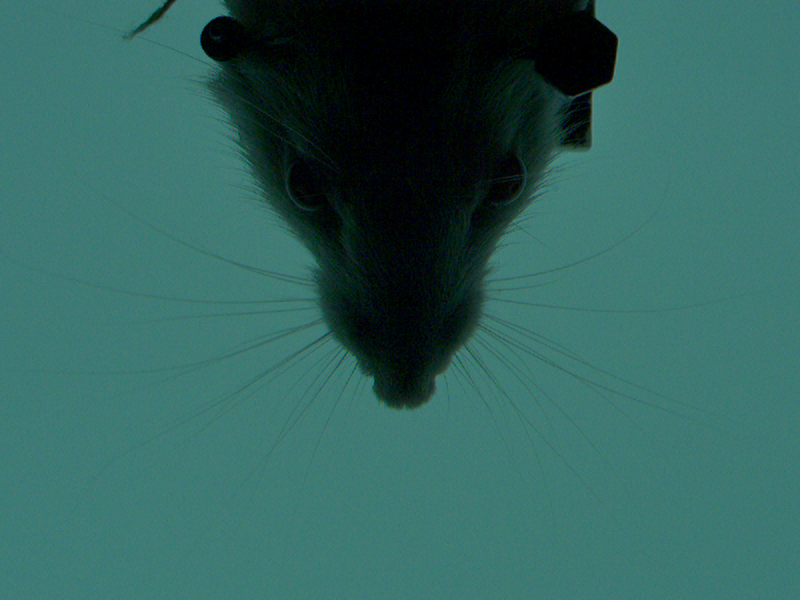
#> input picture example.tiff, 800 x 600 px
$ python -i center_detection.py   (imports and definitions only)   (older library calls are emulated)
#> lines starting #> are read from the running program, lines starting #| are printed output that depends on the picture; after the words box and inside, x2 and y2 are one past the last pixel; in counts of white or black regions, pixels touching at a corner belong together
#> further down, picture is the input picture: shape (600, 800, 3); mean B, G, R 93.8, 99.2, 49.6
# -*- coding: utf-8 -*-
"""
Created on Tue May  8 14:48:49 2018

@author: guarind
"""

import cv2
import numpy as np


def find_center_whiskerpad(image):

    if len(image.shape) == 3: #if image is color, then convert it to gray scale
        image = cv2.cvtColor(image, cv2.COLOR_BGR2GRAY)
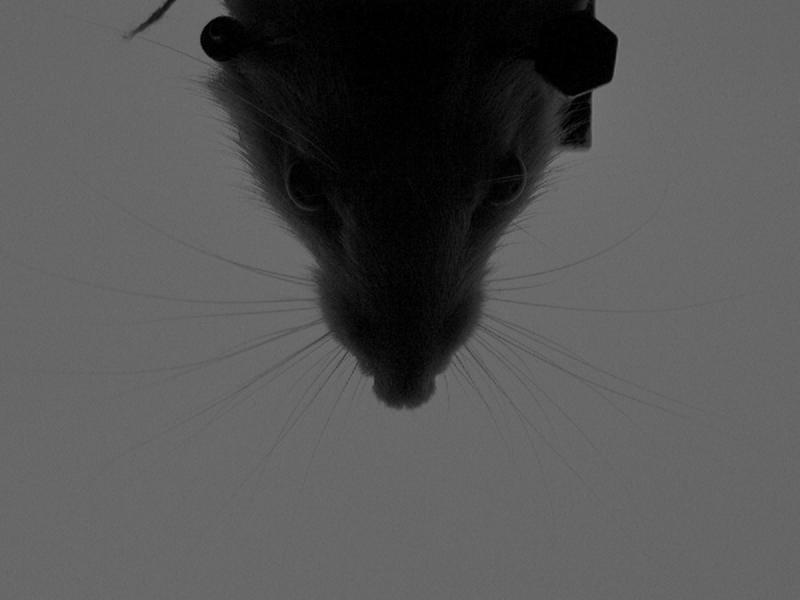
#> image: shape (600, 800); min 0, max 119, mean 83.8


    #define kernels (only once). This works fine with current images (720x500), might need to be changed if image size changes
    Kernel_dilat1 = np.ones((11,11), np.uint8)
    kernel_erode1 = np.ones((5,5), np.uint8)
    kernel_dilat2 = np.ones((21,21), np.uint8)

    #dilate original image to remove small objects
    face = cv2.dilate(image,Kernel_dilat1,iterations=1)
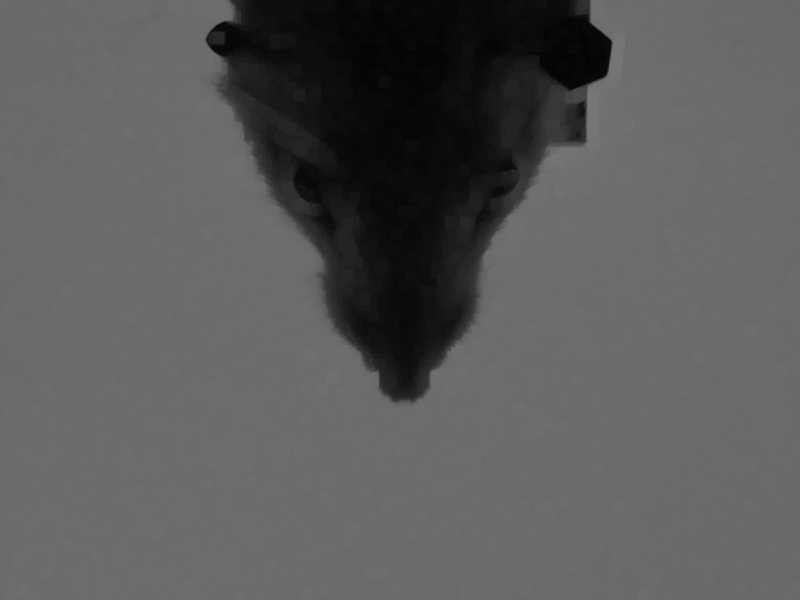
#> face: shape (600, 800); min 2, max 119, mean 89.7


    #apply threshold so that only the face is selected. I used the mean brightness value
    th,_,_,_ = cv2.mean(face)
#> th = 89.68
    face[face>np.ceil(th)] = 255
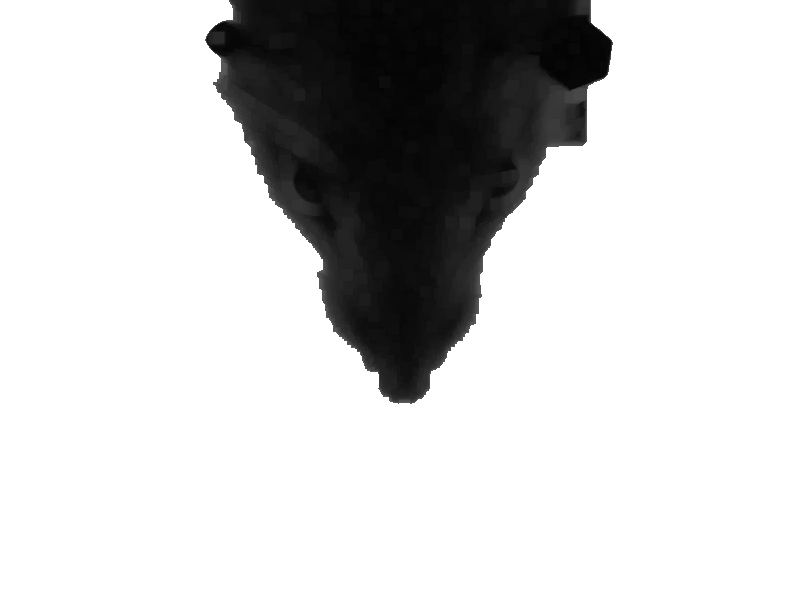
#> face: shape (600, 800); min 2, max 255, mean 207.5
    face[face<255] = 0
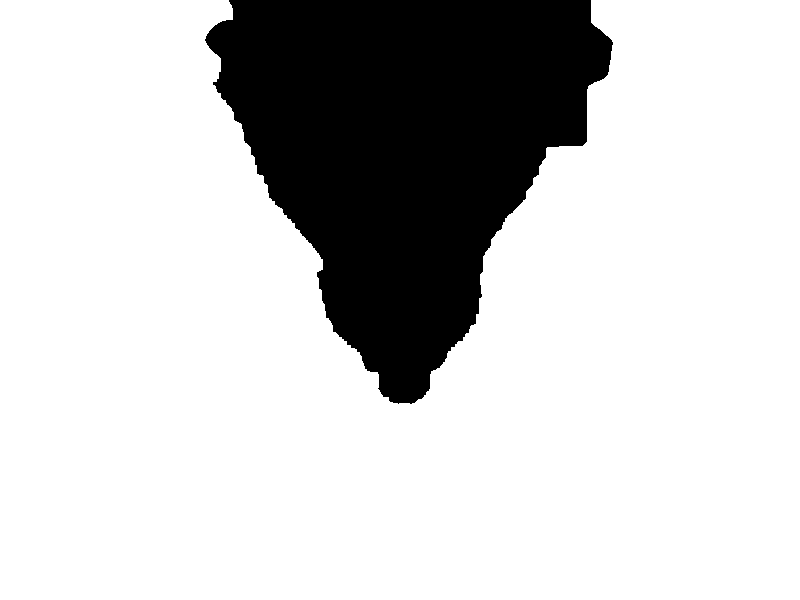
#> face: shape (600, 800); 79.7% white; 1 black region, box (x1, y1, x2, y2) and area: (205, 0, 613, 404) 97612

    #apply canny filter to detect edges
    edges = cv2.Canny(face,50,100)
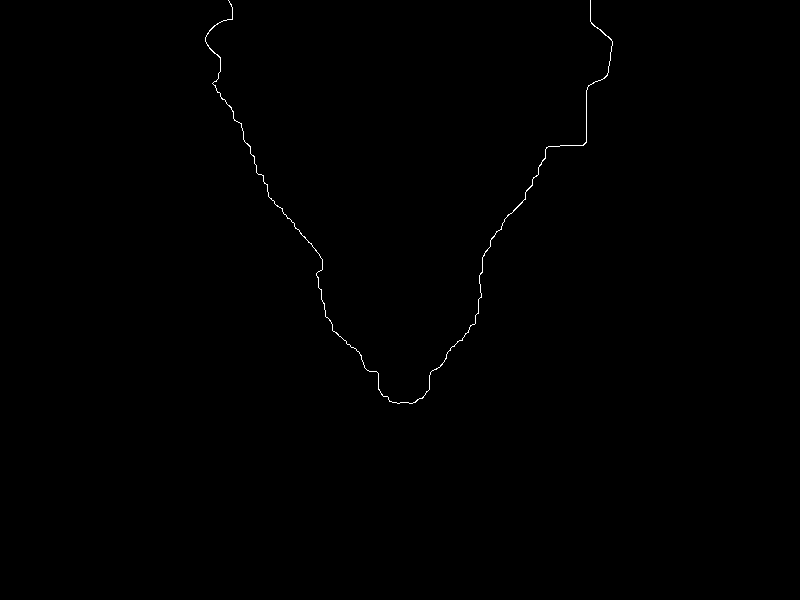
#> edges: shape (600, 800); 0.22% white in thin lines or dots, all inside (x1, y1, x2, y2) = (205, 0, 613, 404)
    #this image should contain the face contour only. Plot it to verify results
    #cv2.namedWindow('facial_contour',cv2.WINDOW_NORMAL)
    #cv2.imshow("facial_contour", edges)

    #remove everything from the original image except the rat face
    face = cv2.bitwise_not(face)
    face[face==255] = 1

    only_face = np.multiply(image, face)
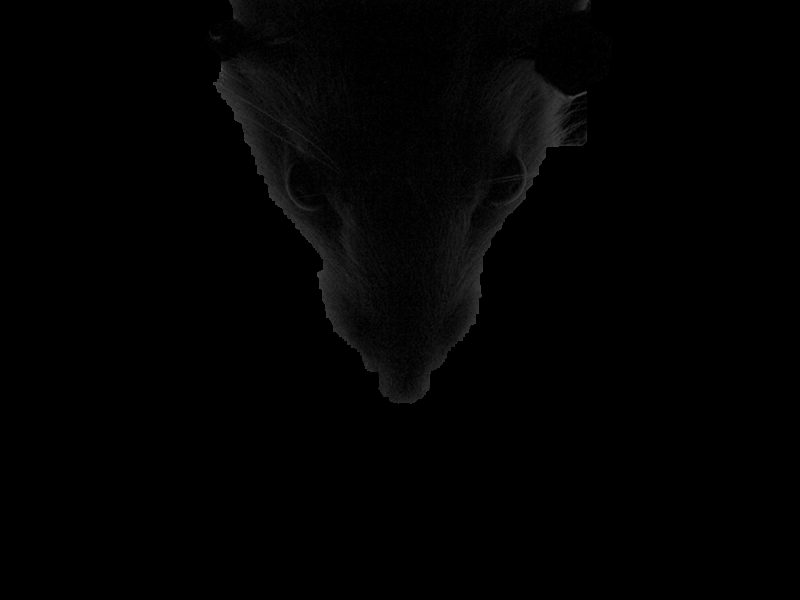
#> only_face: shape (600, 800); min 0, max 83, mean 2.2

    #find how many pixels are inside the rat face and their position pixels in the face
    position = np.where(face == 1)
#> position = 97612 positions, rows 0 to 403, columns 205 to 612
    #find the average pixel intensity inside the face. Eyes will be of lower intensity that rest of the face
    th_face = np.sum(only_face[position[0],position[1]])/len(position[0])
#> th_face = 10.71

    #apply threshold to the image to remove everything that is lighther than half of the average face pixel intensity. This works well with our images
    #and should still work in better lighting conditions. It might not work is image is too dark
    only_eyes = only_face.copy()
    only_eyes[only_eyes>th_face//2] = 0
    only_eyes[only_eyes!= 0] = 255
#> only_eyes: shape (600, 800); 7.9% white; 532 white regions (501 under 20 px), largest, box (x1, y1, x2, y2) and area: (205, 0, 613, 351) 34209, (307, 193, 343, 229) 306, (490, 154, 520, 179) 274

    #apply erosion and dilatation to remove small objects (noise) and combine large pieces together (eyes might be divided by fur, we don't want that)
    #the used kernels work fine for the images under analysis, they might need to be changed for different image size
    only_eyes =  cv2.erode(only_eyes,kernel_erode1,iterations=1)
#> only_eyes: shape (600, 800); 0.07% white in thin lines or dots, all inside (x1, y1, x2, y2) = (241, 0, 583, 304)
    only_eyes =  cv2.dilate(only_eyes,kernel_dilat2,iterations=1)
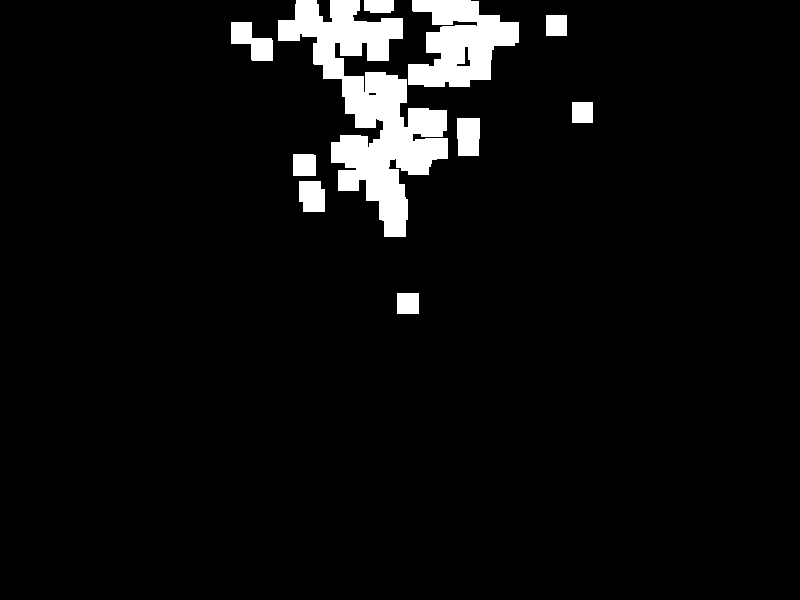
#> only_eyes: shape (600, 800); 5.5% white; 10 white regions
    #this image should contain the eyes and other big dark areas in the face. Plot it to verify results
#    cv2.namedWindow('Eyes_contour',cv2.WINDOW_NORMAL)
#    cv2.imshow('Eyes_contour', only_eyes)


    #use cv2 to detect the different contours in the binary image, some of these contours should be the eyes (if they are open)
    contours,hierarchy = cv2.findContours(only_eyes, cv2.RETR_TREE,cv2.CHAIN_APPROX_NONE)
#> contours = 12 contours; largest, box (x1, y1, x2, y2) and area: (278, 0, 448, 237) 14864, (408, 0, 519, 87) 5906, (231, 22, 273, 61) 881, (457, 118, 480, 156) 781, (299, 181, 325, 212) 679

    #now apply a set of steps to discard the different contours in the image that are not eyes
    Eyes_Found  = False #this variable will inform if eyes cannot be found
    selected_contours = []
    for cnt in contours:
        contact_border = np.where(cnt==0)[0] #is the countour touching the border? If yes then is not an eye
        if contact_border.size == 0 :
            x,y,w,h = cv2.boundingRect(cnt)
            aspect_ratio = float(w)/h


            if aspect_ratio < 0.95: #verify if the bounding box is not squared, if is square then is not an eye
                selected_contours.append(cnt)
#> this loop made 12 passes
#> (x, y, w, h, aspect_ratio) on passes 1, 2, 3, 4, 5, 6, 7, 9, 12: (397, 293, 22, 21, 1.05), (299, 181, 26, 31, 0.839), (293, 154, 23, 22, 1.05), (457, 118, 23, 38, 0.605), (572, 102, 21, 21, 1), (231, 22, 42, 39, 1.08), (546, 15, 21, 21, 1), (456, 46, 15, 21, 0.714), (368, 92, 9, 4, 2.25)
#> after the loop, selected_contours = 3 contours; box (x1, y1, x2, y2) and area: (457, 118, 480, 156) 781, (299, 181, 325, 212) 679, (456, 46, 471, 67) 115

    #the remainder contours are not squares and don't touch the borders. Apply a similarity index between
    Eyes = []
    if len(selected_contours) == 1: #problem finding the eyes, return error
        return (0,0),(0,0),(0,0),Eyes_Found

    if len(selected_contours) == 2: #if there are only two contours then they are probably the eyes.... let's roll with it
        Eyes = selected_contours
        Eyes_Found = True

    if len(selected_contours) > 2: #if there are more than two contours then we have to find what countours are eyes (if any)

        #compute a similarity matrix between contours, this computes the Hu moments of each contour and generates a similarity index between contours
        #Hu moments are invariant for rotation and translation so they should be able to detect two ellipses with different rotations
        #0 means equal contours, 1 means complete un-equal contours
        Contours_Comp = np.zeros((len(selected_contours),len(selected_contours)), dtype = np.double)
#> Contours_Comp = [[0, 0, 0], [0, 0, 0], [0, 0, 0]]
        for k,cnt1 in enumerate(selected_contours):
            for j,cnt2 in enumerate(selected_contours):
                ret = cv2.matchShapes(cnt1,cnt2,3,0.0)
                Contours_Comp[j,k] = ret
#> this loop made 3 passes
#> after the loop, Contours_Comp = [[0, 0.286, 1.18], [0.223, 0, 1.91], [0.541, 0.657, 0]]

        #go row by row looking for contours that are similar, I define two similar contours if their similarity is less than 0.1
        for k in range(0,len(Contours_Comp)):
            values = Contours_Comp[k]
            match = min(np.delete(values,k))
            if match < 0.1: #if two similar contours are found then stop, these are probably the eyes
                j = np.where(values == match)[0][0]
                Eyes_Found = True
                break
#> this loop made 3 passes
#> (values, match) on passes 1 to 3: ([0, 0.286, 1.18], 0.286), ([0.223, 0, 1.91], 0.223), ([0.541, 0.657, 0], 0.541)


        if Eyes_Found is True:
            Eyes.append(selected_contours[k])
            Eyes.append(selected_contours[j])


    if Eyes_Found is True: # Eyes found, continue...
        #find the center of mass of each contour that represents the eye
        info_eyes =[]
        for eye in Eyes:
            M = cv2.moments(eye)
            cx = int(M['m10']/M['m00'])
            cy = int(M['m01']/M['m00'])
            info_eyes.append((cx,cy))


        if info_eyes[0][0] < info_eyes[1][0]:
            right_eye = info_eyes[0]
            left_eye = info_eyes[1]
        else:
            right_eye = info_eyes[1]
            left_eye = info_eyes[0]

        #find the mid-point between eyes
        mid_face =((left_eye[0]-right_eye[0])//2 + right_eye[0], (left_eye[1]+right_eye[1])//2 )

        #find where this mid-eye location projects to the snout. For this I use generete a mask that simply contains a line
        #between the mid-eye center and the end of the image, and multiply this by the image tha contains only the face edge.
        #Then i find where these two images intersept, this provides a point in the snout (not the center of the snout)
        mask = np.zeros(image.shape,dtype = np.uint8)
        cv2.line(mask, mid_face, (mid_face[0],mask.shape[1]),(255,255,255))
        TEMP_snout = np.where(np.multiply(edges, mask) != 0)
        temp_snout=(TEMP_snout[1][0],TEMP_snout[0][0])

        distance = np.sqrt((temp_snout[1]-mid_face[1])**2+(temp_snout[0]-mid_face[0])**2)

        TEMP = 255*face[temp_snout[1]-int(distance/2):temp_snout[1]+int(distance/2),temp_snout[0]-int(distance/3):temp_snout[0]+int(distance/3)]
        contours_snout,_= cv2.findContours(TEMP, cv2.RETR_TREE,cv2.CHAIN_APPROX_NONE)
        (x,y),radius = cv2.minEnclosingCircle(contours_snout[0])


        snout=(x+temp_snout[0]-distance/3,temp_snout[1])

        eyes_to_snout = np.sqrt((snout[1]-mid_face[1])**2  + (snout[0]-mid_face[0])**2)

        angle = np.arctan((snout[0]-mid_face[0])/(snout[1]-mid_face[1]))
        adj = (2/3)*eyes_to_snout
        opp = np.sin(angle)*adj

        center_pad = (mid_face[0]+int(round(opp)), mid_face[1]+int(round(adj)))


        return center_pad,snout, mid_face, Eyes_Found

    else: #Eyes not found, return error

        return (0,0),(0,0),(0,0),Eyes_Found


# [75 lines left out: function find_center_eyes_with_click, not called in this run]

    #cv2.namedWindow("example")
    #cv2.imshow("example",image_to_process)

>>> import cv2
>>> picture = cv2.imread('example.tiff')
>>> result = find_center_whiskerpad(picture)
#> result = ((0, 0), (0, 0), (0, 0), False)
